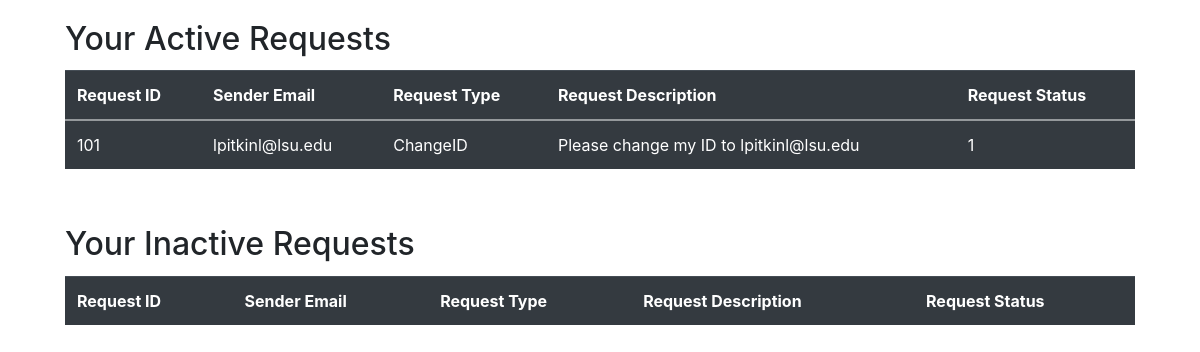
Screenshot of /ShowHelpDeskRequests with the database file from the repository.
### tables this page shows
CREATE TABLE Requests
    (request_id TEXT PRIMARY KEY,
    sender_email TEXT,
    helpdesk_staff_email TEXT,
    request_type TEXT,
    request_desc TEXT,
    request_status TEXT
    );

### main.py (the view, shortened to what this page needs)
@app.route('/ShowHelpDeskRequests', methods=['POST', 'GET'])
def showrequests():
    error = None
    activeresult = showing_my_active_requests()
    inactiveresult = showing_my_inactive_requests()
    print(f"RESULT: {activeresult}")
    print(f"InRESULT: {inactiveresult}")
    return render_template('HelpDeskPages/ShowHelpRequests.html', error=error, activeresult=activeresult, inactiveresult=inactiveresult)

### main.py (called while the page is built)
def showing_my_active_requests():
    connection = sql.connect('users.db')
    cursor = connection.cursor()
    cursor.execute('SELECT email FROM CurrentHelpDesk WHERE ROWID = 1;')
    email1 = cursor.fetchone()
    cursor.execute('SELECT * FROM Requests WHERE (helpdesk_staff_email, request_status) = (?,?);', [email1[0], 1])
    return cursor.fetchall()

def showing_my_inactive_requests():
    connection = sql.connect('users.db')
    cursor = connection.cursor()
    cursor.execute('SELECT email FROM CurrentHelpDesk WHERE ROWID = 1;')
    email1 = cursor.fetchone()
    cursor.execute('SELECT * FROM Requests WHERE (helpdesk_staff_email, request_status) = (?,?);', [email1[0], 0])
    return cursor.fetchall()

### Templates/HelpDeskPages/ShowHelpRequests.html (shortened to what this page needs)
<!DOCTYPE html>
<html lang="en" dir="ltr">
<head>
    <link rel='stylesheet' href='https://cdnjs.cloudflare.com/ajax/libs/font-awesome/4.7.0/css/font-awesome.min.css'>
    <link rel="stylesheet" href="https://stackpath.bootstrapcdn.com/bootstrap/4.4.1/css/bootstrap.min.css"
>
</head>
<body>
<div class="container-sm">
        <div class="card-body">
        <h2 class="card-title">Your Active Requests</h2>
            <table class="table table-dark">
            <tr>
                <th scope="col"> Request ID</th>
                <th scope="col"> Sender Email</th>
                <th scope="col"> Request Type</th>
                <th scope="col"> Request Description</th>
                <th scope="col"> Request Status</th>
            </tr>
            <tbody>
            {% for request_id, sender_email, helpdesk_staff_email, request_type, request_desc, request_status in activeresult %}
                <tr>
                    <td>{{ request_id }}</td>
                    <td>{{ sender_email }}</td>
                    <td>{{ request_type }}</td>
                    <td>{{ request_desc }}</td>
                    <td>{{ request_status }}</td>
                </tr>
            {% endfor %}
            </tbody>
        </table>
        </div>
</div>
<div class="container-sm">
        <div class="card-body">
        <h2 class="card-title">Your Inactive Requests</h2>
            <table class="table table-dark">
            <tr>
                <th scope="col"> Request ID</th>
                <th scope="col"> Sender Email</th>
                <th scope="col"> Request Type</th>
                <th scope="col"> Request Description</th>
                <th scope="col"> Request Status</th>
            </tr>
        </table>
        </div>
</div>
</body>
</html>

### rows the page displays
Requests: request_id "101", sender_email "lpitkinl@lsu.edu", request_type "ChangeID", request_desc "Please change my ID to lpitkinl@lsu.edu", request_status "1"
